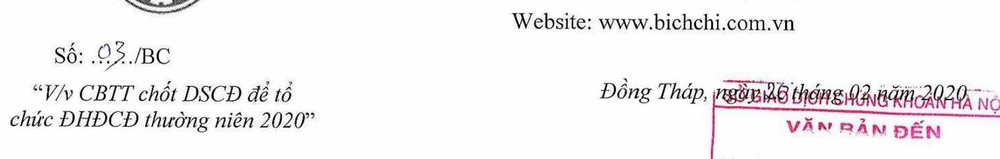
#> input picture data/prepare_data_3/review_2026-09-07/bcf-crop.jpg, 1000 x 159 px, shrunk from 1619 x 257 before the run
$ python -i whitespace.py   (imports and definitions only)
#> lines starting #> are read from the running program, lines starting #| are printed output that depends on the picture; after the words box and inside, x2 and y2 are one past the last pixel; in counts of white or black regions, pixels touching at a corner belong together
#> further down, picture is the input picture: PIL image 1000x159 RGB; mean R, G, B 243.4, 241.3, 242.5
import cv2
import numpy as np
from PIL import Image


def crop_whitespace_before_layout(
    pil_img: Image.Image,
    threshold: int = 200,
    dilate_kernel: tuple[int, int] = (15, 15),
    dilate_iter: int = 3,
    margin: int = 15,
    open_kernel: tuple[int, int] = (3, 3),
    min_contour_area_ratio: float = 0.0008,
    max_content_area_ratio: float = 0.5,
) -> tuple[Image.Image, tuple[int, int]]:
    """Crops the whitespace border around a scanned page's content, using the
    union bbox of its (denoised) contours. Ported from
    test_crop_whitespace.ipynb after parameter tuning on sample scans.

    Only crops if the content bbox covers <= max_content_area_ratio of the
    page. PP-DocLayout was trained on full pages with natural margins --
    text-dense pages (content already covering most of the page) get their
    aspect ratio distorted by cropping for no benefit, which measurably hurt
    layout detection. The crop is only worth it for sparse-content pages
    (e.g. 2 small ID-card scans on an otherwise blank A4 sheet), where the
    real content would otherwise be too small relative to the frame for the
    layout model to pick up reliably.

    Returns (cropped_image, (x0, y0)) -- the offset is the crop's top-left
    corner IN THE ORIGINAL (uncropped) image's pixel space, i.e. exactly what
    every downstream block bbox coordinate needs added back to it to map onto
    the original page render. (0, 0) when no crop happened. Threaded all the
    way out to the API's per-page "crop_offset" field (see
    DocumentPipeline._process_pages_batch / build_json) specifically so a
    client can realign an overlay drawn on its OWN from-scratch render of the
    original page -- without that, bbox coords (relative to this crop) would
    be silently offset from any uncropped re-render."""
#> called with threshold = 200, dilate_kernel = (15, 15), dilate_iter = 3, margin = 15, open_kernel = (3, 3), min_contour_area_ratio = 0.0008, max_content_area_ratio = 0.5
    img = cv2.cvtColor(np.array(pil_img.convert("RGB")), cv2.COLOR_RGB2BGR)
    H, W = img.shape[:2]
#> H = 159; W = 1000
    gray = cv2.cvtColor(img, cv2.COLOR_BGR2GRAY)
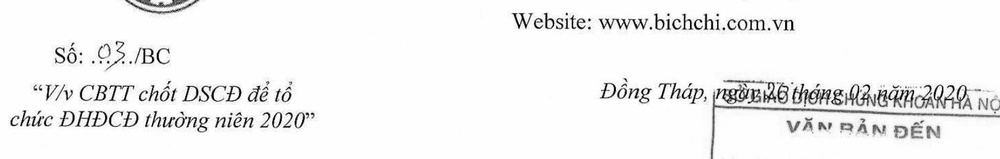
#> gray: shape (159, 1000); min 0, max 255, mean 242.1
    blurred = cv2.GaussianBlur(gray, (5, 5), 0)
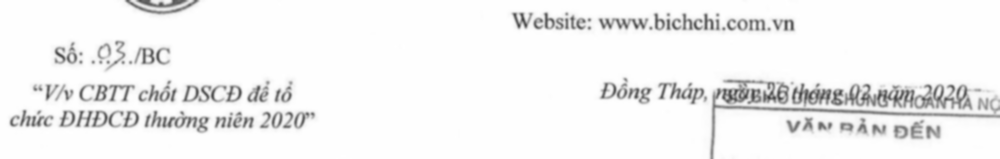
#> blurred: shape (159, 1000); min 67, max 255, mean 242.1
    _, thresh = cv2.threshold(blurred, threshold, 255, cv2.THRESH_BINARY_INV)
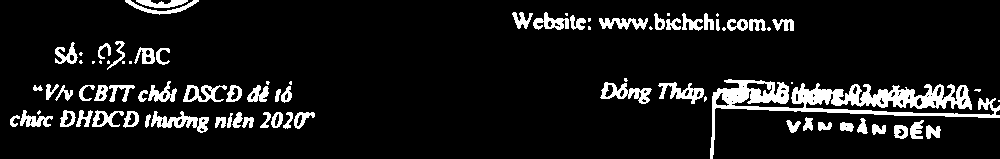
#> thresh: shape (159, 1000); 9.5% white; 83 white regions (23 under 20 px), largest, box (x1, y1, x2, y2) and area: (710, 79, 1000, 159) 5218, (151, 111, 209, 133) 548, (600, 82, 652, 104) 487

    # Remove small scan-dust specks before merging regions together.
    open_k = cv2.getStructuringElement(cv2.MORPH_RECT, open_kernel)
    opened = cv2.morphologyEx(thresh, cv2.MORPH_OPEN, open_k)
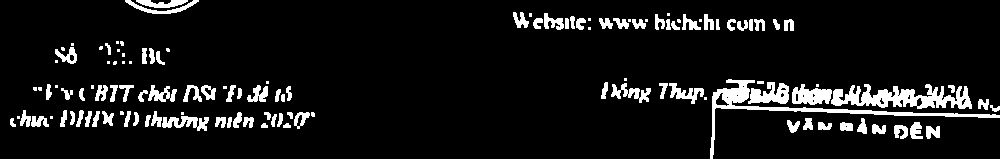
#> opened: shape (159, 1000); 8.5% white; 125 white regions (35 under 20 px), largest, box (x1, y1, x2, y2) and area: (831, 84, 972, 109) 1892, (710, 79, 1000, 159) 1805, (748, 82, 789, 104) 564

    kernel = cv2.getStructuringElement(cv2.MORPH_RECT, dilate_kernel)
    dilated = cv2.dilate(opened, kernel, iterations=dilate_iter)
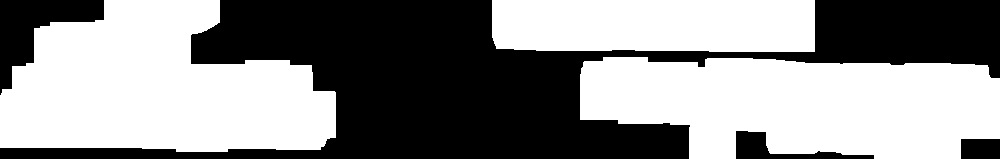
#> dilated: shape (159, 1000); 55.4% white; 4 black regions
    contours, _ = cv2.findContours(dilated, cv2.RETR_EXTERNAL, cv2.CHAIN_APPROX_SIMPLE)
#> contours = 3 contours; box (x1, y1, x2, y2) and area: (0, 0, 336, 152) 36519, (580, 57, 1000, 159) 34098, (492, 0, 815, 52) 16092

    if not contours:
        return pil_img, (0, 0)

    min_area = min_contour_area_ratio * W * H
#> min_area = 127.2
    rects = [cv2.boundingRect(c) for c in contours if cv2.contourArea(c) >= min_area]
#> rects = [(580, 57, 420, 102), (492, 0, 323, 52), (0, 0, 336, 152)]
    if not rects:  # every contour got filtered out as noise -- keep them all rather than crop to nothing
        rects = [cv2.boundingRect(c) for c in contours]

    x0 = min(r[0] for r in rects)
#> x0 = 0
    y0 = min(r[1] for r in rects)
#> y0 = 0
    x1 = max(r[0] + r[2] for r in rects)
#> x1 = 1000
    y1 = max(r[1] + r[3] for r in rects)
#> y1 = 159

    x0 = max(0, x0 - margin)
    y0 = max(0, y0 - margin)
    x1 = min(W, x1 + margin)
    y1 = min(H, y1 + margin)

    content_area_ratio = ((x1 - x0) * (y1 - y0)) / (W * H)
#> content_area_ratio = 1
    if content_area_ratio > max_content_area_ratio:
        return pil_img, (0, 0)

    return pil_img.crop((x0, y0, x1, y1)), (x0, y0)

>>> from PIL import Image
>>> picture = Image.open('../../data/prepare_data_3/review_2026-09-07/bcf-crop.jpg')
>>> result = crop_whitespace_before_layout(picture)
